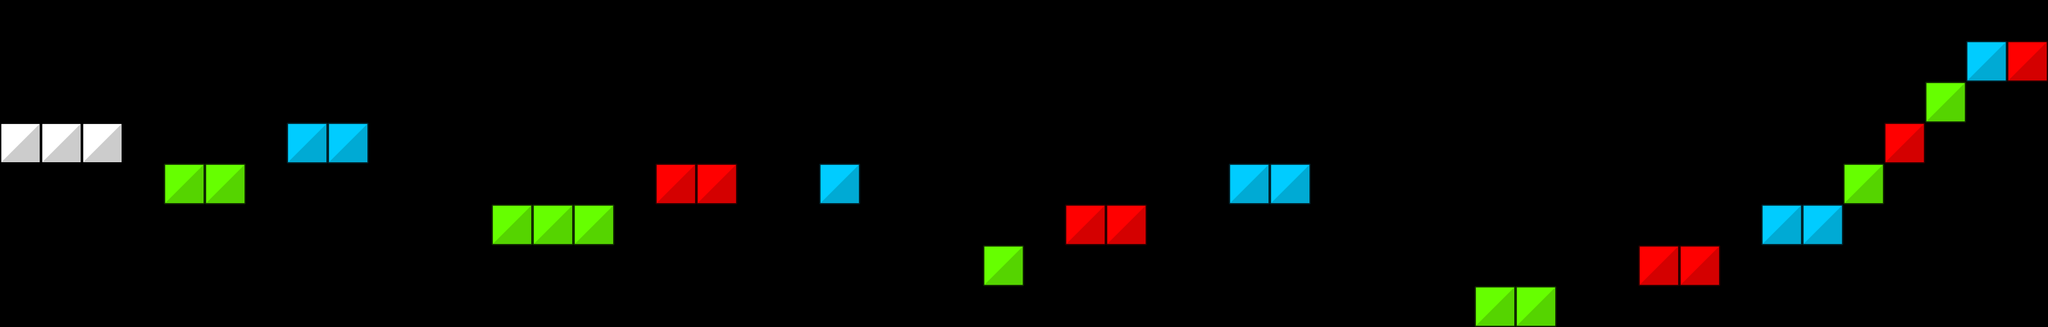

A 2D game scene composited from a Tiled map and its tileset images. What follows is a short description and the map's XML, with each tile layer's data collapsed to a summary:
An orthogonal 50x8 tile map with 64x64 px tiles, 1 tile layer (PLATFORM), 3 tilesets and 6 objects.

<map version="1.0" orientation="orthogonal" renderorder="right-down" width="50" height="8" tilewidth="64" tileheight="64" nextobjectid="33">
 <tileset firstgid="1" name="platformSet" tilewidth="64" tileheight="64" tilecount="4" columns="4">
  <image source="../spritesheets/platformSet.png" width="256" height="64" />
 </tileset>
 <tileset firstgid="5" name="player" tilewidth="64" tileheight="64" tilecount="1" columns="1">
  <image source="../textures/player/player_red.png" width="64" height="64" />
 </tileset>
 <tileset firstgid="6" name="enemies" tilewidth="64" tileheight="64" tilecount="3" columns="0">
  <tile id="0">
   <image width="64" height="64" source="../textures/enemies/blueAlive.png" />
  </tile>
  <tile id="1">
   <image width="64" height="64" source="../textures/enemies/greenAlive.png" />
  </tile>
  <tile id="2">
   <properties>
    <property name="Colour" value="RED" />
   </properties>
   <image width="64" height="64" source="../textures/enemies/redAlive.png" />
  </tile>
 </tileset>
 <layer name="PLATFORM" width="50" height="8">
  <data>[400 cells, 29 non-empty, 4 distinct tile ids]</data>
 </layer>
 <objectgroup name="PLAYER">
  <object id="24" gid="5" x="0" y="128" width="64" height="64" />
 </objectgroup>
 <objectgroup name="BOUNDARY">
  <object id="23" x="0" y="-192">
   <polyline points="0,0 0,1024 3328,1024 3328,0 0,0" />
  </object>
 </objectgroup>
 <objectgroup name="FAILBOUNDARY">
  <object id="29" x="0" y="704">
   <polyline points="0,0 3328,0 3328,128 0,128 0,0" />
  </object>
 </objectgroup>
 <objectgroup name="PASSBOUNDARY">
  <object id="30" x="3200" y="-192">
   <polyline points="0,0 0,640 128,640 128,0 0,0" />
  </object>
 </objectgroup>
 <objectgroup name="ENEMIES">
  <object id="31" gid="8" x="1088" y="256" width="64" height="64">
   <properties>
    <property name="Colour" value="RED" />
   </properties>
  </object>
  <object id="32" gid="8" x="2560" y="384" width="64" height="64">
   <properties>
    <property name="Colour" value="RED" />
   </properties>
  </object>
 </objectgroup>
</map>
